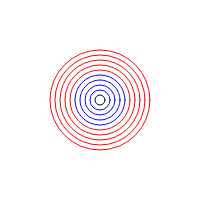
Frame 1 (no input)
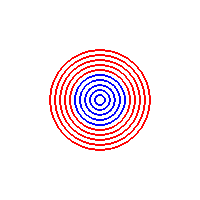
Frame 60 (no input)
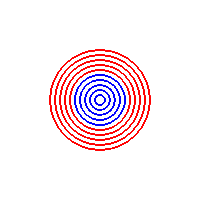
Frame 120 (the mouse pressed at the canvas centre since frame 60)

The p5.js sketch that drew these frames (run headless with seeded random() and noise() and a simulated clock; from frame 60 on, the mouse is pressed at the canvas centre):

// p5.js sketch
// ── sketch.js
// 小手調べ
function setup(){
  createCanvas(200,200);
}

function draw(){
  for(let i = 0; i < 10; i++){
    ellipse(100,100,(i+1) * 10);
    noFill();
    if (i>=4 && i<=8) {
      stroke(255,0,0);
    }
    else {
      stroke(0,0,255);
    }
  }
}
